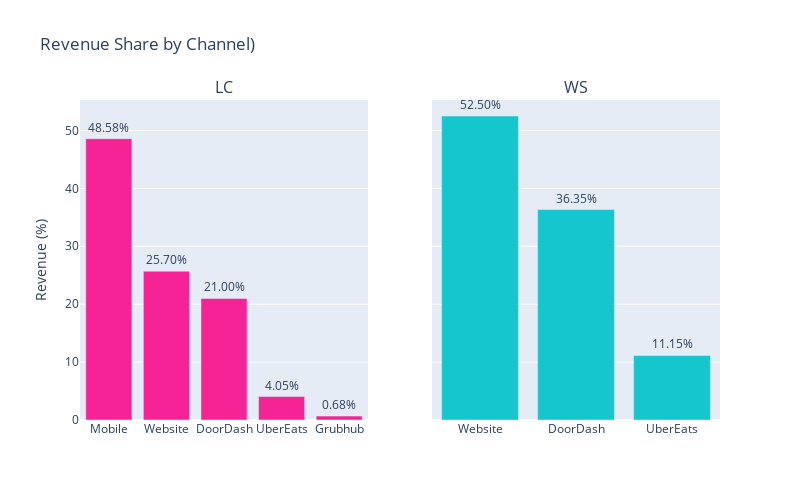

Notebook code cell kept with this figure:
### Code cell
import plotly.graph_objects as go
from plotly.subplots import make_subplots

# Get unique brands
brands = grouped["Brand"].unique()

# Initialize subplot
fig = make_subplots(
    rows=1, cols=len(brands),
    subplot_titles=brands,
    shared_yaxes=True
)

# Add traces for each brand
for i, brand in enumerate(brands):
    df_brand = grouped[grouped["Brand"] == brand]
    fig.add_trace(
        go.Bar(
            x=df_brand["OrderMode"],
            y=df_brand["RevenueSharePct"],
            text=df_brand["revenue_text"],
            textposition="outside",
            marker_color=brand_colors.get(brand, "gray"),
            name=brand,
            showlegend=False
        ),
        row=1, col=i+1
    )

# Layout settings
fig.update_layout(
    title="Revenue Share by Channel)",
    yaxis_title="Revenue (%)",
    height=500,
    width=800,
    uniformtext_minsize=7,
    uniformtext_mode='show'
)
fig.write_image('Revenue Share.png')
fig.show()

### Figure 1 — Plotly figure (JSON) as saved in the notebook; plotly's stock layout.template omitted (floating-point values rounded to 4 significant figures)
{"data": [{"marker": {"color": "rgb(246, 35, 151)"}, "name": "LC", "showlegend": false, "text": ["48.58%", "25.70%", "21.00%", "4.05%", "0.68%"], "textposition": "outside", "type": "bar", "x": ["Mobile", "Website", "DoorDash", "UberEats", "Grubhub"], "xaxis": "x", "y": [48.58, 25.7, 21.0, 4.05, 0.68], "yaxis": "y"}, {"marker": {"color": "rgb(22, 198, 206)"}, "name": "WS", "showlegend": false, "text": ["52.50%", "36.35%", "11.15%"], "textposition": "outside", "type": "bar", "x": ["Website", "DoorDash", "UberEats"], "xaxis": "x2", "y": [52.5, 36.35, 11.15], "yaxis": "y2"}], "layout": {"annotations": [{"font": {"size": 16}, "showarrow": false, "text": "LC", "x": 0.225, "xanchor": "center", "xref": "paper", "y": 1, "yanchor": "bottom", "yref": "paper"}, {"font": {"size": 16}, "showarrow": false, "text": "WS", "x": 0.775, "xanchor": "center", "xref": "paper", "y": 1, "yanchor": "bottom", "yref": "paper"}], "height": 500, "title": {"text": "Revenue Share by Channel)"}, "uniformtext": {"minsize": 7, "mode": "show"}, "width": 800, "xaxis": {"anchor": "y", "domain": [0, 0.45]}, "xaxis2": {"anchor": "y2", "domain": [0.55, 1]}, "yaxis": {"anchor": "x", "domain": [0, 1], "title": {"text": "Revenue (%)"}}, "yaxis2": {"anchor": "x2", "domain": [0, 1], "matches": "y", "showticklabels": false}}}
